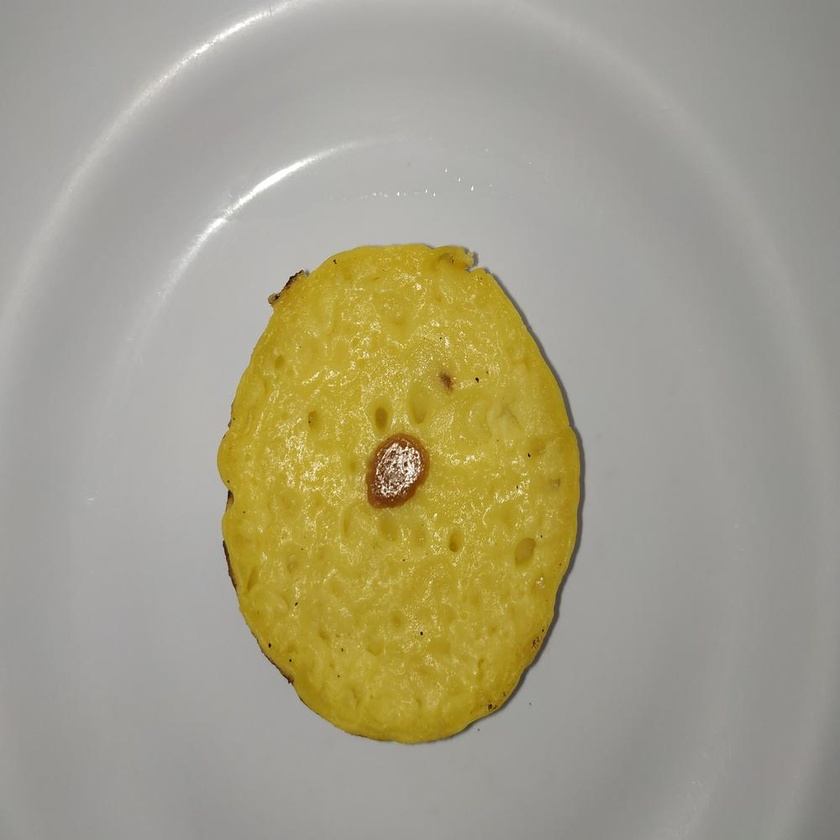
#> input picture kue_lumpur_1.jpg, 840 x 840 px, shrunk from 1000 x 1000 before the run
$ python temp_RGBtoHSV.py
#> lines starting #> are read from the running program, lines starting #| are printed output that depends on the picture
# -*- coding: utf-8 -*-
"""
Created on Tue Oct 15 14:16:01 2019

@author: adhan
"""
import cv2
cv2.__version__
import numpy as np
#from PIL import I

img = cv2.imread('kue_lumpur_1.jpg')
#> img is the input picture: shape (840, 840, 3); mean B, G, R 135.1, 158.6, 164.1

#print(lumpur)
#cv2.imshow('lumpur',lumpur)

allB = img[:,:,0] #channel warna biru
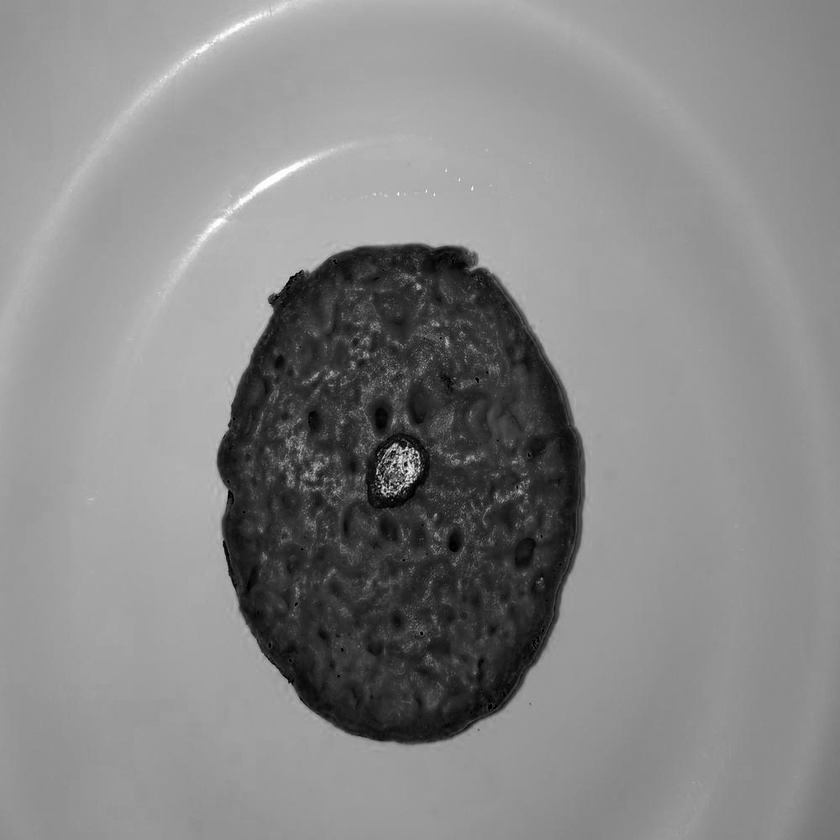
#> allB: shape (840, 840); min 0, max 255, mean 135.1
allG = img[:,:,1] #channel warna hijau
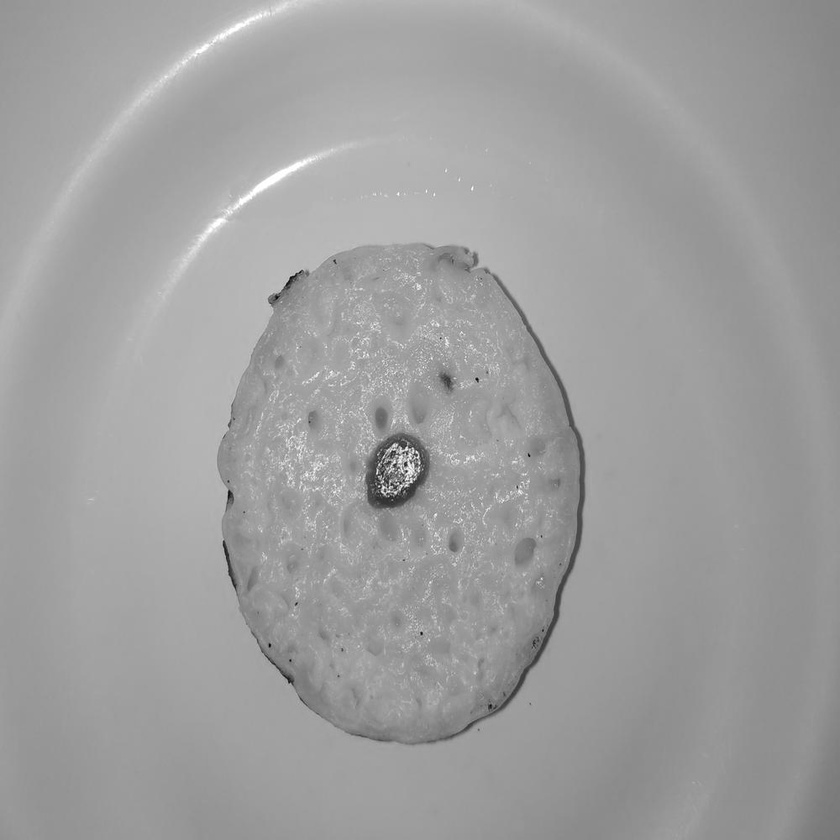
#> allG: shape (840, 840); min 1, max 255, mean 158.6
allR = img[:,:,2] #channel warna merah
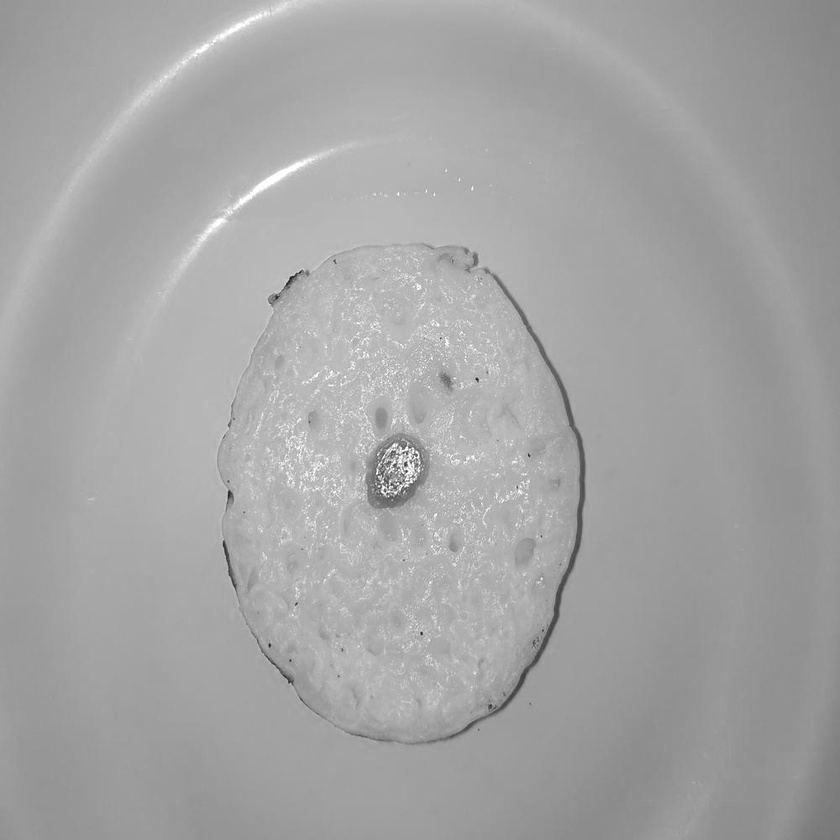
#> allR: shape (840, 840); min 25, max 255, mean 164.1

newArr = np.ndarray(shape = img.shape)

# =============================================================================
# Test RGB-HSV Conversion
# =============================================================================

r = float(img[0][0][2])
#> r = 150
g = float(img[0][0][1])
#> g = 149
b = float(img[0][0][0])
#> b = 147

#Menghitung V
v = max(r,g,b)
#> v = 150
vm = v-min(r,g,b)
#> vm = 3

#Menghitung S
if(v == 0):
   s = 0
elif(v > 0):
       s = vm/v
#> s = 0.02
       s = round(s,2)

#Menghitung H
if(s == 0):
    h = 0
elif(v == r):
    h = 60*(((g-b)/vm)%6)
#> h = 40
    h = round(h,2)
elif(v == g):
    h = 60*(2+((b-r)/vm))
    h = round(h,2)
elif(v == b):
    h = 60*(4+((r-g)/vm))
    h = round(h,2)

#normalisasi v
v = round(v/255,2)
#> v = 0.59

# =============================================================================
# Print RGB and HSV
# =============================================================================
print('r = ',r)
#| r =  150.0
print('g = ',g)
#| g =  149.0
print('b = ',b)
#| b =  147.0
print('##########################')
print('h = ',h)
#| h =  40.0
print('s = ',s)
#| s =  0.02
print('v = ',v)
#| v =  0.59
